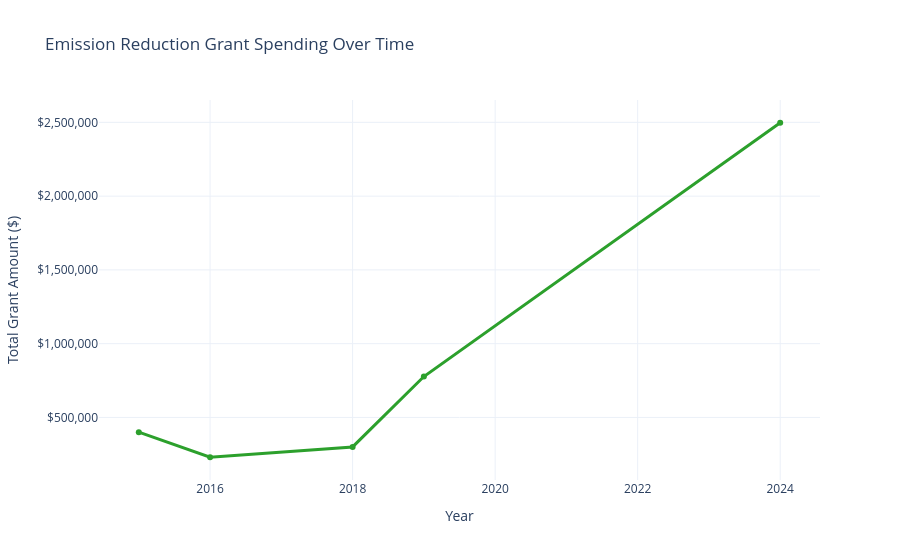

Notebook cell for this chart:
### Code cell
# Filter for Emission Reduction only
emission_df = df[
    (df['Project Category 1'] == 'Emission Reduction') |
    (df['Project Category 2'] == 'Emission Reduction')
]

# Group by Year
emission_yearly = (
    emission_df.groupby('Year')['Grant Amount']
    .sum()
    .reset_index()
)

# Line chart over time
fig = px.line(
    emission_yearly,
    x='Year',
    y='Grant Amount',
    title='Emission Reduction Grant Spending Over Time',
    markers=True,
    template='plotly_white'
)
fig.update_traces(
    line_color="#2ca02c",
    line_width=3,
    hovertemplate="<b>Year:</b> %{x}<br><b>Spent:</b> $%{y:,.0f}<extra></extra>"
)
fig.update_layout(
    xaxis_title="Year",
    yaxis_title="Total Grant Amount ($)",
    yaxis_tickprefix="$",
    yaxis_tickformat=",",
    hovermode="x unified"
)
fig.show()

### Figure 1 — Plotly figure (JSON) as saved in the notebook; plotly's stock layout.template omitted (floating-point values rounded to 4 significant figures)
{"data": [{"hovertemplate": "<b>Year:</b> %{x}<br><b>Spent:</b> $%{y:,.0f}<extra></extra>", "legendgroup": "", "line": {"color": "#2ca02c", "dash": "solid", "width": 3}, "marker": {"symbol": "circle"}, "mode": "lines+markers", "name": "", "orientation": "v", "showlegend": false, "type": "scatter", "x": [2015, 2016, 2018, 2019, 2024], "xaxis": "x", "y": [400000, 230000, 300000, 777100, 2497450], "yaxis": "y"}], "layout": {"hovermode": "x unified", "legend": {"tracegroupgap": 0}, "title": {"text": "Emission Reduction Grant Spending Over Time"}, "xaxis": {"anchor": "y", "domain": [0, 1], "title": {"text": "Year"}}, "yaxis": {"anchor": "x", "domain": [0, 1], "tickformat": ",", "tickprefix": "$", "title": {"text": "Total Grant Amount ($)"}}}}
